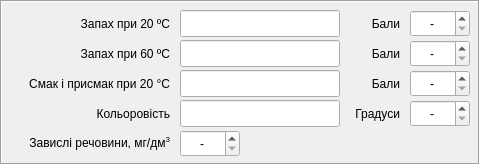
   <widget class="QFrame" name="frame_2">
    <property name="geometry">
     <rect>
      <x>10</x>
      <y>143</y>
      <width>480</width>
      <height>165</height>
     </rect>
    </property>
    <property name="frameShape">
     <enum>QFrame::Box</enum>
    </property>
    <property name="frameShadow">
     <enum>QFrame::Sunken</enum>
    </property>
    <widget class="QLabel" name="label_3">
     <property name="geometry">
      <rect>
       <x>10</x>
       <y>10</y>
       <width>160</width>
       <height>27</height>
      </rect>
     </property>
     <property name="text">
      <string>Запах при 20 ºС</string>
     </property>
     <property name="alignment">
      <set>Qt::AlignRight|Qt::AlignTrailing|Qt::AlignVCenter</set>
     </property>
    </widget>
    <widget class="QDoubleSpinBox" name="doubleSpinBox_2">
     <property name="geometry">
      <rect>
       <x>410</x>
       <y>40</y>
       <width>60</width>
       <height>27</height>
      </rect>
     </property>
     <property name="locale">
      <locale language="C" country="AnyCountry"/>
     </property>
     <property name="alignment">
      <set>Qt::AlignCenter</set>
     </property>
     <property name="specialValueText">
      <string>-</string>
     </property>
     <property name="decimals">
      <number>0</number>
     </property>
     <property name="minimum">
      <double>-1.000000000000000</double>
     </property>
     <property name="maximum">
      <double>5.000000000000000</double>
     </property>
     <property name="singleStep">
      <double>1.000000000000000</double>
     </property>
     <property name="value">
      <double>-1.000000000000000</double>
     </property>
    </widget>
    <widget class="QLabel" name="label_4">
     <property name="geometry">
      <rect>
       <x>10</x>
       <y>40</y>
       <width>160</width>
       <height>27</height>
      </rect>
     </property>
     <property name="text">
      <string>Запах при 60 ºС</string>
     </property>
     <property name="alignment">
      <set>Qt::AlignRight|Qt::AlignTrailing|Qt::AlignVCenter</set>
     </property>
    </widget>
    <widget class="QDoubleSpinBox" name="doubleSpinBox">
     <property name="geometry">
      <rect>
       <x>410</x>
       <y>10</y>
       <width>60</width>
       <height>27</height>
      </rect>
     </property>
     <property name="locale">
      <locale language="C" country="AnyCountry"/>
     </property>
     <property name="wrapping">
      <bool>false</bool>
     </property>
     <property name="alignment">
      <set>Qt::AlignCenter</set>
     </property>
     <property name="specialValueText">
      <string>-</string>
     </property>
     <property name="decimals">
      <number>0</number>
     </property>
     <property name="minimum">
      <double>-1.000000000000000</double>
     </property>
     <property name="maximum">
      <double>5.000000000000000</double>
     </property>
     <property name="singleStep">
      <double>1.000000000000000</double>
     </property>
     <property name="value">
      <double>-1.000000000000000</double>
     </property>
    </widget>
    <widget class="QLabel" name="label_23">
     <property name="geometry">
      <rect>
       <x>10</x>
       <y>70</y>
       <width>160</width>
       <height>27</height>
      </rect>
     </property>
     <property name="text">
      <string>Смак і присмак при 20 °С</string>
     </property>
     <property name="alignment">
      <set>Qt::AlignRight|Qt::AlignTrailing|Qt::AlignVCenter</set>
     </property>
     <property name="wordWrap">
      <bool>true</bool>
     </property>
    </widget>
    <widget class="QLabel" name="label_45">
     <property name="geometry">
      <rect>
       <x>10</x>
       <y>100</y>
       <width>160</width>
       <height>27</height>
      </rect>
     </property>
     <property name="text">
      <string>Кольоровість</string>
     </property>
     <property name="alignment">
      <set>Qt::AlignRight|Qt::AlignTrailing|Qt::AlignVCenter</set>
     </property>
     <property name="wordWrap">
      <bool>true</bool>
     </property>
    </widget>
    <widget class="QLineEdit" name="lineEdit">
     <property name="geometry">
      <rect>
       <x>180</x>
       <y>10</y>
       <width>160</width>
       <height>27</height>
      </rect>
     </property>
     <property name="alignment">
      <set>Qt::AlignCenter</set>
     </property>
    </widget>
    <widget class="QLineEdit" name="lineEdit_2">
     <property name="geometry">
      <rect>
       <x>180</x>
       <y>40</y>
       <width>160</width>
       <height>27</height>
      </rect>
     </property>
     <property name="alignment">
      <set>Qt::AlignCenter</set>
     </property>
    </widget>
    <widget class="QLineEdit" name="lineEdit_3">
     <property name="geometry">
      <rect>
       <x>180</x>
       <y>70</y>
       <width>160</width>
       <height>27</height>
      </rect>
     </property>
     <property name="alignment">
      <set>Qt::AlignCenter</set>
     </property>
    </widget>
    <widget class="QLineEdit" name="lineEdit_4">
     <property name="geometry">
      <rect>
       <x>180</x>
       <y>100</y>
       <width>160</width>
       <height>27</height>
      </rect>
     </property>
     <property name="alignment">
      <set>Qt::AlignCenter</set>
     </property>
    </widget>
    <widget class="QLabel" name="label_46">
     <property name="geometry">
      <rect>
       <x>10</x>
       <y>130</y>
       <width>160</width>
       <height>27</height>
      </rect>
     </property>
     <property name="text">
      <string>&lt;html&gt;&lt;head/&gt;&lt;body&gt;&lt;p&gt;Завислі речовини, мг/дм&lt;span style=&quot; vertical-align:super;&quot;&gt;3&lt;/span&gt;&lt;/p&gt;&lt;/body&gt;&lt;/html&gt;</string>
     </property>
     <property name="alignment">
      <set>Qt::AlignRight|Qt::AlignTrailing|Qt::AlignVCenter</set>
     </property>
     <property name="wordWrap">
      <bool>true</bool>
     </property>
    </widget>
    <widget class="QDoubleSpinBox" name="doubleSpinBox_3">
     <property name="geometry">
      <rect>
       <x>180</x>
       <y>130</y>
       <width>60</width>
       <height>27</height>
      </rect>
     </property>
     <property name="locale">
      <locale language="C" country="AnyCountry"/>
     </property>
     <property name="alignment">
      <set>Qt::AlignCenter</set>
     </property>
     <property name="specialValueText">
      <string>-</string>
     </property>
     <property name="decimals">
      <number>1</number>
     </property>
     <property name="minimum">
      <double>-0.100000000000000</double>
     </property>
     <property name="maximum">
      <double>10000.000000000000000</double>
     </property>
     <property name="singleStep">
      <double>0.100000000000000</double>
     </property>
     <property name="value">
      <double>-0.100000000000000</double>
     </property>
    </widget>
    <widget class="QDoubleSpinBox" name="doubleSpinBox_4">
     <property name="geometry">
      <rect>
       <x>410</x>
       <y>70</y>
       <width>60</width>
       <height>27</height>
      </rect>
     </property>
     <property name="locale">
      <locale language="C" country="AnyCountry"/>
     </property>
     <property name="alignment">
      <set>Qt::AlignCenter</set>
     </property>
     <property name="specialValueText">
      <string>-</string>
     </property>
     <property name="decimals">
      <number>0</number>
     </property>
     <property name="minimum">
      <double>-1.000000000000000</double>
     </property>
     <property name="maximum">
      <double>5.000000000000000</double>
     </property>
     <property name="singleStep">
      <double>1.000000000000000</double>
     </property>
     <property name="value">
      <double>-1.000000000000000</double>
     </property>
    </widget>
    <widget class="QDoubleSpinBox" name="doubleSpinBox_5">
     <property name="geometry">
      <rect>
       <x>410</x>
       <y>100</y>
       <width>60</width>
       <height>27</height>
      </rect>
     </property>
     <property name="locale">
      <locale language="C" country="AnyCountry"/>
     </property>
     <property name="alignment">
      <set>Qt::AlignCenter</set>
     </property>
     <property name="specialValueText">
      <string>-</string>
     </property>
     <property name="decimals">
      <number>0</number>
     </property>
     <property name="minimum">
      <double>-1.000000000000000</double>
     </property>
     <property name="maximum">
      <double>100.000000000000000</double>
     </property>
     <property name="singleStep">
      <double>1.000000000000000</double>
     </property>
     <property name="value">
      <double>-1.000000000000000</double>
     </property>
    </widget>
    <widget class="QLabel" name="label_47">
     <property name="geometry">
      <rect>
       <x>350</x>
       <y>10</y>
       <width>50</width>
       <height>27</height>
      </rect>
     </property>
     <property name="text">
      <string>Бали</string>
     </property>
     <property name="alignment">
      <set>Qt::AlignRight|Qt::AlignTrailing|Qt::AlignVCenter</set>
     </property>
     <property name="wordWrap">
      <bool>true</bool>
     </property>
    </widget>
    <widget class="QLabel" name="label_49">
     <property name="geometry">
      <rect>
       <x>350</x>
       <y>40</y>
       <width>50</width>
       <height>27</height>
      </rect>
     </property>
     <property name="text">
      <string>Бали</string>
     </property>
     <property name="alignment">
      <set>Qt::AlignRight|Qt::AlignTrailing|Qt::AlignVCenter</set>
     </property>
     <property name="wordWrap">
      <bool>true</bool>
     </property>
    </widget>
    <widget class="QLabel" name="label_50">
     <property name="geometry">
      <rect>
       <x>350</x>
       <y>70</y>
       <width>50</width>
       <height>27</height>
      </rect>
     </property>
     <property name="text">
      <string>Бали</string>
     </property>
     <property name="alignment">
      <set>Qt::AlignRight|Qt::AlignTrailing|Qt::AlignVCenter</set>
     </property>
     <property name="wordWrap">
      <bool>true</bool>
     </property>
    </widget>
    <widget class="QLabel" name="label_51">
     <property name="geometry">
      <rect>
       <x>350</x>
       <y>100</y>
       <width>50</width>
       <height>27</height>
      </rect>
     </property>
     <property name="text">
      <string>Градуси</string>
     </property>
     <property name="alignment">
      <set>Qt::AlignRight|Qt::AlignTrailing|Qt::AlignVCenter</set>
     </property>
     <property name="wordWrap">
      <bool>true</bool>
     </property>
    </widget>
   </widget>
